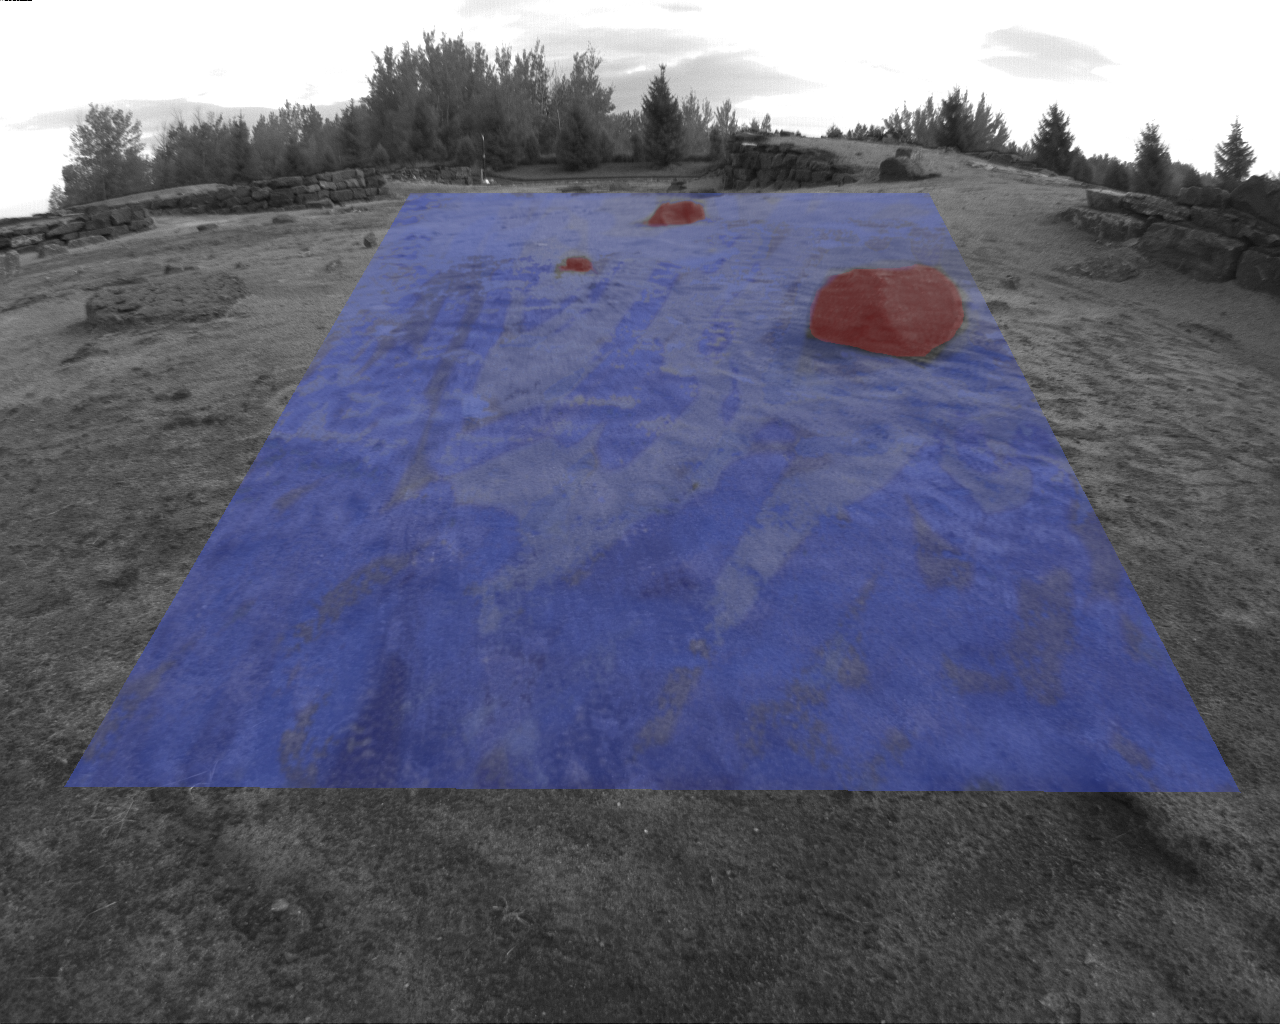

Reproduce this figure in Python.
# Terrain overlay script file.
import numpy as np
import matplotlib.pyplot as plt
from matplotlib.path import Path
from imageio import imread, imwrite

from dlt_homography import dlt_homography
from bilinear_interp import bilinear_interp
from alpha_blend import alpha_blend
import timeit


def terrain_overlay(Ifg = None, Ibg = None,
                    Ifg_pts = None, Ibg_pts = None, bbox = None):
    """
    Help rover drivers to safely navigate around obstacles by producing a
    terrain overlay!

    Returns:
    --------
    Iover  - Terrain overlay RGB image, 8-bit np.array (i.e., uint8).
    """
    if not Ifg:
      # Bounding box in rover navcam image (if useful).
      bbox = np.array([[62, 1242, 1242, 62], [190, 190, 794, 794]])

      # Point correspondences.
      Ibg_pts = np.array([[410, 928, 1240, 64], [192,  192, 792, 786]])
      Ifg_pts = np.array([[2, 898, 898, 2], [2, 2, 601, 601]])

      Ibg = imread('../images/rover_forward_navcam.png')
      Ifg = imread('../images/false_colour_overlay.png')

    (H, A) = dlt_homography(Ibg_pts, Ifg_pts)  # Matrix to transform point from background to foreground

    Iover = Ibg.copy()
    Ifg = np.asarray(Ifg)
    Ibg = np.asarray(Ibg)
    alpha = 0.7

    I_warped = Iover
    coords = np.indices((Iover[:, :, 0]).shape)
    one_mat = np.expand_dims(np.ones((Iover[:, :, 0]).shape), axis=0)
    coords = np.vstack([np.expand_dims(coords[1,:], axis=0), np.expand_dims(coords[0,:], axis=0), one_mat])
    coords = np.reshape(coords, (3, coords.shape[1]*coords.shape[2])).astype(np.uint32)
    bbox_path = Path(bbox.T)
    coords = coords[:, bbox_path.contains_points(coords[:2, :].T)].astype(np.uint32)
    warp_coord = np.dot(H, coords).astype(np.float64)
    warp_coord /= warp_coord[2, :]

    for i in range(warp_coord.shape[1]):
        # if i % 100000 == 0:
        #     print(i)
        if 0 <= warp_coord[0, i] < Ifg.shape[1]-1 and 0 <= warp_coord[1, i] < Ifg.shape[0]-1:
            a = bilinear_interp(Ifg[:, :, 0], np.asarray(warp_coord[:2, i]).reshape(2,1))
            b = bilinear_interp(Ifg[:, :, 1], np.asarray(warp_coord[:2, i]).reshape(2,1))
            c = bilinear_interp(Ifg[:, :, 2], np.asarray(warp_coord[:2, i]).reshape(2,1))
            I_warped[coords[1, i], coords[0, i], :] = np.array([a, b, c])



    plt.imshow(I_warped)
    plt.show()
    Iover = alpha_blend(I_warped, Ibg, alpha)

    plt.imshow(Iover)
    plt.show()
    imwrite('terrain_overlay.png', Iover)

    return Iover

if __name__ == "__main__":

    Iover = terrain_overlay()
